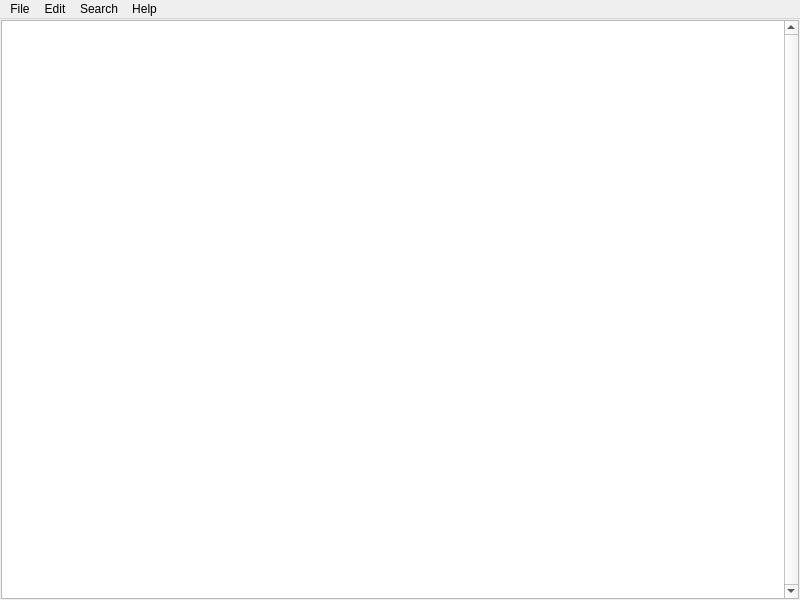
<?xml version="1.0" encoding="UTF-8"?>
<ui version="4.0">
 <class>Notepad</class>
 <widget class="QMainWindow" name="Notepad">
  <property name="geometry">
   <rect>
    <x>0</x>
    <y>0</y>
    <width>800</width>
    <height>600</height>
   </rect>
  </property>
  <property name="windowTitle">
   <string>MainWindow</string>
  </property>
  <widget class="QWidget" name="centralwidget">
   <layout class="QGridLayout" name="gridLayout">
    <property name="leftMargin">
     <number>1</number>
    </property>
    <property name="topMargin">
     <number>1</number>
    </property>
    <property name="rightMargin">
     <number>1</number>
    </property>
    <property name="bottomMargin">
     <number>1</number>
    </property>
    <item row="0" column="0">
     <widget class="QTextEdit" name="textEdit">
      <property name="verticalScrollBarPolicy">
       <enum>Qt::ScrollBarAlwaysOn</enum>
      </property>
      <property name="sizeAdjustPolicy">
       <enum>QAbstractScrollArea::AdjustToContents</enum>
      </property>
     </widget>
    </item>
   </layout>
  </widget>
  <widget class="QMenuBar" name="menubar">
   <property name="geometry">
    <rect>
     <x>0</x>
     <y>0</y>
     <width>800</width>
     <height>21</height>
    </rect>
   </property>
   <property name="nativeMenuBar">
    <bool>false</bool>
   </property>
   <widget class="QMenu" name="menu_file">
    <property name="title">
     <string>File</string>
    </property>
    <addaction name="action_file_new"/>
    <addaction name="action_file_open"/>
    <addaction name="action_file_save"/>
    <addaction name="action_file_saveAs"/>
    <addaction name="separator"/>
    <addaction name="action_file_pageSetup"/>
    <addaction name="action_file_print"/>
    <addaction name="separator"/>
    <addaction name="action_file_exit"/>
   </widget>
   <widget class="QMenu" name="meu_edit">
    <property name="title">
     <string>Edit</string>
    </property>
    <addaction name="action_edit_undo"/>
    <addaction name="separator"/>
    <addaction name="action_edit_cut"/>
    <addaction name="action_edit_copy"/>
    <addaction name="action_edit_paste"/>
    <addaction name="action_edit_delete"/>
    <addaction name="separator"/>
    <addaction name="action_edit_selectAll"/>
    <addaction name="action_edit_timeDate"/>
    <addaction name="separator"/>
    <addaction name="action_edit_wordWrap"/>
   </widget>
   <widget class="QMenu" name="menu_search">
    <property name="title">
     <string>Search</string>
    </property>
    <addaction name="action_search_find"/>
    <addaction name="action_search_findNext"/>
   </widget>
   <widget class="QMenu" name="menu_help">
    <property name="title">
     <string>Help</string>
    </property>
    <addaction name="action_help_helpTopics"/>
    <addaction name="separator"/>
    <addaction name="action_help_aboutNotepad"/>
   </widget>
   <addaction name="menu_file"/>
   <addaction name="meu_edit"/>
   <addaction name="menu_search"/>
   <addaction name="menu_help"/>
  </widget>
  <action name="action_file_new">
   <property name="text">
    <string>New</string>
   </property>
  </action>
  <action name="action_file_open">
   <property name="text">
    <string>Open...</string>
   </property>
  </action>
  <action name="action_file_save">
   <property name="text">
    <string>Save</string>
   </property>
  </action>
  <action name="action_file_saveAs">
   <property name="text">
    <string>Save As...</string>
   </property>
  </action>
  <action name="action_file_pageSetup">
   <property name="text">
    <string>Page Setup...</string>
   </property>
  </action>
  <action name="action_file_print">
   <property name="text">
    <string>Print</string>
   </property>
  </action>
  <action name="action_file_exit">
   <property name="text">
    <string>Exit</string>
   </property>
  </action>
  <action name="action_edit_undo">
   <property name="text">
    <string>Undo</string>
   </property>
  </action>
  <action name="action_edit_cut">
   <property name="text">
    <string>Cut</string>
   </property>
  </action>
  <action name="action_edit_copy">
   <property name="text">
    <string>Copy</string>
   </property>
  </action>
  <action name="action_edit_paste">
   <property name="text">
    <string>Paste</string>
   </property>
  </action>
  <action name="action_edit_delete">
   <property name="text">
    <string>Delete</string>
   </property>
  </action>
  <action name="action_edit_selectAll">
   <property name="text">
    <string>Select All</string>
   </property>
  </action>
  <action name="action_edit_timeDate">
   <property name="text">
    <string>Time/Date</string>
   </property>
  </action>
  <action name="action_search_find">
   <property name="text">
    <string>Find...</string>
   </property>
  </action>
  <action name="action_search_findNext">
   <property name="text">
    <string>Find Next</string>
   </property>
  </action>
  <action name="action_help_helpTopics">
   <property name="text">
    <string>Help Topics</string>
   </property>
  </action>
  <action name="action_help_aboutNotepad">
   <property name="text">
    <string>About Notepad</string>
   </property>
  </action>
  <action name="action_edit_wordWrap">
   <property name="text">
    <string>Word Wrap</string>
   </property>
  </action>
 </widget>
 <resources/>
 <connections/>
</ui>
